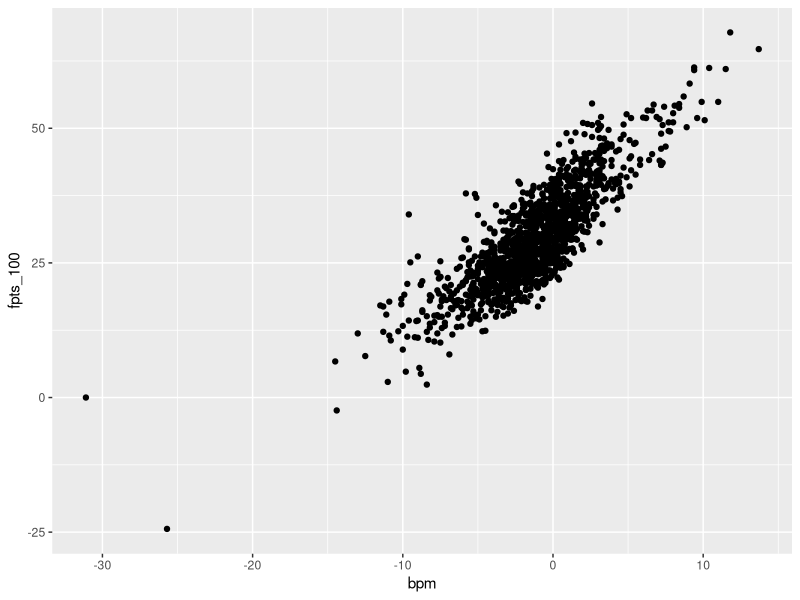
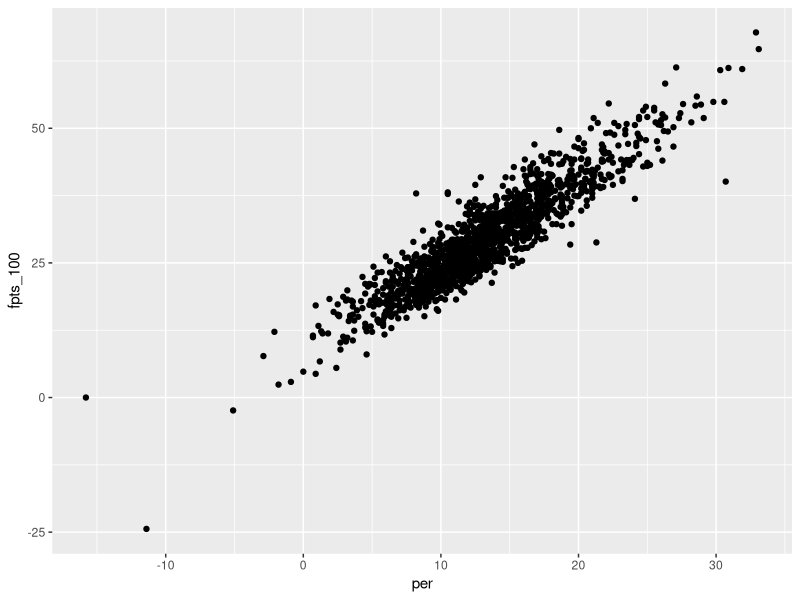

These charts were generated, in order, by the following R code:
## ---- chunk 1
library(tidyverse)
library(readr)

fantasy <- read_csv("data/fantasy.csv")
## ---- chunk 2
ggplot(fantasy, aes(bpm, fpts_100)) +
  geom_point()
cor(fantasy$bpm, fantasy$fpts_100)
## ---- chunk 3
ggplot(fantasy, aes(per, fpts_100)) +
  geom_point()
cor(fantasy$per, fantasy$fpts_100)
